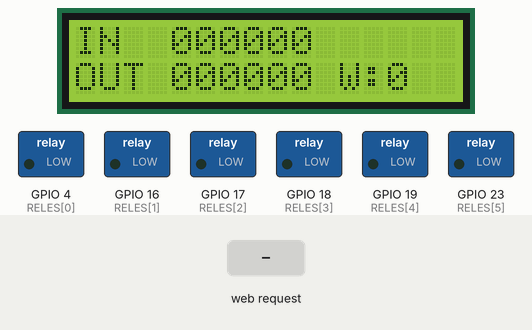
This sketch was run on a simulated ESP32. Shown: 16×2 character LCD, switched loads named in the sketch (green lamp = pin HIGH). The test bench sets the inputs (shaded band). Nothing arrives over Bluetooth unless stated; a phone connects over Bluetooth LE 3 s after start; what the sketch prints to the serial monitor is not drawn.

Above: at 1.1 s.
At 4.6 s:
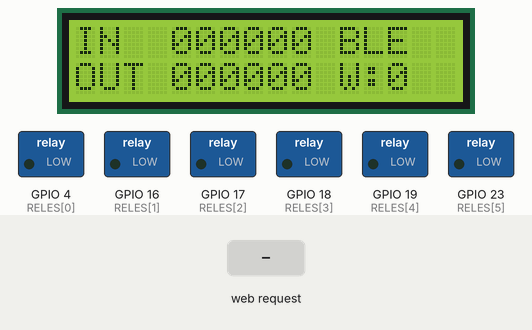
4.7 s: HTTP request GET /set?e=1&v=1 received
At 5.9 s:
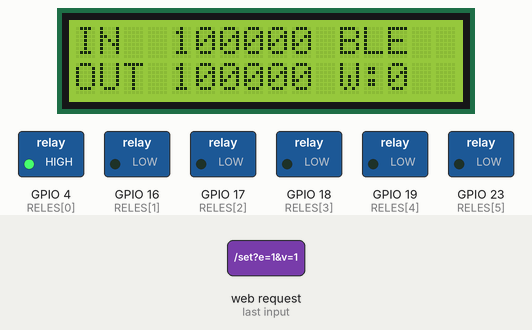
6.2 s: HTTP request GET /set?e=1 received
At 7.2 s:
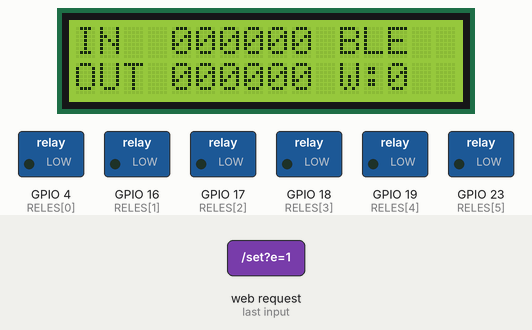
Timing chart, 0 to 9.2 s (numbered marks = the images above; inputs shaded):
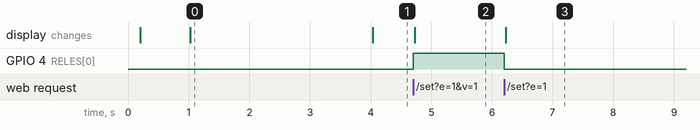

The sketch:

CLP_HF006_WiFi_BLE.ino
```cpp
/*
 * CLP HF-006 - 6 entradas virtuais via Wi-Fi (servidor web) e Bluetooth (BLE)
 * ---------------------------------------------------------------------------
 *  - Entrada virtual N aciona o relé N (1:1)
 *  - Wi-Fi em modo AP: o ESP32 cria a rede "CLP-HF006" -> http://192.168.4.1
 *    com portal cativo: a página abre sozinha ao conectar na rede
 *  - BLE com o serviço "Nordic UART" (NUS): comandos de texto
 *  - LCD I2C (PCF8574) opcional: se não for detectado, o programa segue sem ele
 *
 *  Placa na IDE: "ESP32 Dev Module" (ou DOIT ESP32 DEVKIT V1)
 *  Partition Scheme: "Huge APP (3MB No OTA/1MB SPIFFS)"  <- Wi-Fi + BLE não cabem na partição padrão
 *  Biblioteca: "LiquidCrystal I2C" (Frank de Brabander), pelo Gerenciador de Bibliotecas
 *
 *  Comandos BLE (enviar texto, com ou sem quebra de linha):
 *    E3=1   liga a entrada 3          E3=0   desliga a entrada 3
 *    E3=T   inverte a entrada 3       ALL=0 / ALL=1  todas
 *    ?      pede o estado atual
 *  Resposta/notificação: "E:101000"  (entrada 1 ... entrada 6)
 */

#include <WiFi.h>
#include <WebServer.h>
#include <DNSServer.h>
#include <Wire.h>
#include <LiquidCrystal_I2C.h>
#include <BLEDevice.h>
#include <BLEServer.h>
#include <BLEUtils.h>
#include <BLE2902.h>

// ======================= MAPEAMENTO DE PINOS (HF-006) =======================
const uint8_t PINO_SDA = 21;
const uint8_t PINO_SCL = 22;
const uint8_t RELES[6] = {4, 16, 17, 18, 19, 23};   // Relé 01..06

// ======================= CONFIGURAÇÕES =======================
const char* AP_SSID  = "CLP-HF006";
const char* AP_SENHA = "clp12345";                   // mínimo 8 caracteres
const char* BLE_NOME = "CLP-HF006";

#define NUS_SERVICE_UUID "6E400001-B5A3-F393-E0A9-E50E24DCCA9E"
#define NUS_RX_UUID      "6E400002-B5A3-F393-E0A9-E50E24DCCA9E"  // celular -> ESP32 (write)
#define NUS_TX_UUID      "6E400003-B5A3-F393-E0A9-E50E24DCCA9E"  // ESP32 -> celular (notify)

// ======================= ESTADO =======================
// Bit i = entrada virtual i+1. Uma variável de 1 byte é lida/escrita de forma atômica,
// então web (loop) e BLE (outra task) podem alterar sem conflito.
volatile uint8_t estado = 0;
uint8_t estadoAplicado = 0xFF;    // força a primeira atualização

portMUX_TYPE mux = portMUX_INITIALIZER_UNLOCKED;

WebServer server(80);
DNSServer dns;                    // portal cativo: responde qualquer endereço com o IP do ESP32
LiquidCrystal_I2C* lcd = nullptr;

BLECharacteristic* bleTx = nullptr;
volatile bool bleConectado = false;
volatile bool bleReiniciarAnuncio = false;
volatile bool bleEnviarEstado = false;

// ----------------------- alteração de estado (usada por web e BLE) -----------------------
void setEntrada(int i, int valor) {          // i = 0..5, valor: 0, 1 ou 2 (inverter)
  if (i < 0 || i > 5) return;
  portENTER_CRITICAL(&mux);
  if (valor == 2)      estado ^=  (1 << i);
  else if (valor == 1) estado |=  (1 << i);
  else                 estado &= ~(1 << i);
  portEXIT_CRITICAL(&mux);
}

void setTodas(bool ligado) {
  portENTER_CRITICAL(&mux);
  estado = ligado ? 0x3F : 0x00;
  portEXIT_CRITICAL(&mux);
}

String estadoTexto() {                       // "101000"
  String s;
  uint8_t e = estado;
  for (int i = 0; i < 6; i++) s += ((e >> i) & 1) ? '1' : '0';
  return s;
}

// ----------------------- comandos de texto (BLE e Serial) -----------------------
String processarComando(String cmd) {
  cmd.trim();
  cmd.toUpperCase();
  if (cmd.length() == 0) return "";
  if (cmd == "?") return "E:" + estadoTexto();

  if (cmd.startsWith("ALL=")) {
    char v = cmd.charAt(4);
    if (v == '1' || v == '0') { setTodas(v == '1'); return "OK"; }
    return "ERRO: use ALL=0 ou ALL=1";
  }

  // formato E<n>=<0|1|T>
  if (cmd.length() == 4 && cmd.charAt(0) == 'E' && cmd.charAt(2) == '=') {
    int n = cmd.charAt(1) - '0';
    char v = cmd.charAt(3);
    if (n >= 1 && n <= 6 && (v == '0' || v == '1' || v == 'T')) {
      setEntrada(n - 1, v == 'T' ? 2 : (v - '0'));
      return "OK";
    }
  }
  return "ERRO: use E1..E6 =0/1/T, ALL=0/1 ou ?";
}

// ======================= BLE =======================
class ServidorCallbacks : public BLEServerCallbacks {
  void onConnect(BLEServer*) override    { bleConectado = true;  bleEnviarEstado = true; }
  void onDisconnect(BLEServer*) override { bleConectado = false; bleReiniciarAnuncio = true; }
};

class RxCallbacks : public BLECharacteristicCallbacks {
  void onWrite(BLECharacteristic* c) override {
    String recebido = String(c->getValue().c_str());
    // aceita vários comandos separados por quebra de linha ou ';'
    recebido.replace(';', '\n');
    int inicio = 0;
    while (inicio <= (int)recebido.length()) {
      int fim = recebido.indexOf('\n', inicio);
      if (fim < 0) fim = recebido.length();
      String resp = processarComando(recebido.substring(inicio, fim));
      if (resp.startsWith("ERRO") || resp.startsWith("E:")) {
        bleTx->setValue((resp + "\n").c_str());
        bleTx->notify();
      }
      inicio = fim + 1;
    }
    // mudanças de estado são notificadas pelo loop()
  }
};

void iniciarBLE() {
  BLEDevice::init(BLE_NOME);
  BLEServer* srv = BLEDevice::createServer();
  srv->setCallbacks(new ServidorCallbacks());

  BLEService* svc = srv->createService(NUS_SERVICE_UUID);

  bleTx = svc->createCharacteristic(NUS_TX_UUID,
            BLECharacteristic::PROPERTY_NOTIFY | BLECharacteristic::PROPERTY_READ);
  bleTx->addDescriptor(new BLE2902());

  BLECharacteristic* rx = svc->createCharacteristic(NUS_RX_UUID,
            BLECharacteristic::PROPERTY_WRITE | BLECharacteristic::PROPERTY_WRITE_NR);
  rx->setCallbacks(new RxCallbacks());

  svc->start();
  BLEAdvertising* adv = BLEDevice::getAdvertising();
  adv->addServiceUUID(NUS_SERVICE_UUID);
  adv->setScanResponse(true);
  BLEDevice::startAdvertising();
  Serial.println("BLE anunciando como \"" + String(BLE_NOME) + "\"");
}

// ======================= SERVIDOR WEB =======================
const char PAGINA[] PROGMEM = R"rawliteral(
<!DOCTYPE html><html lang="pt-br"><head>
<meta charset="utf-8"><meta name="viewport" content="width=device-width,initial-scale=1">
<title>CLP HF-006</title>
<style>
 body{font-family:Arial,sans-serif;background:#1e2430;color:#eee;text-align:center;margin:0;padding:20px}
 h1{font-size:22px;margin:6px 0 18px}
 .grade{display:grid;grid-template-columns:repeat(2,1fr);gap:12px;max-width:420px;margin:auto}
 button{padding:18px 8px;font-size:18px;border:none;border-radius:10px;color:#fff;background:#4a5263;cursor:pointer}
 button.on{background:#2e9e5b}
 .linha{max-width:420px;margin:16px auto 0;display:flex;gap:12px}
 .linha button{flex:1;background:#6b4a4a}
 #st{margin-top:14px;font-size:13px;color:#9aa}
</style></head><body>
<h1>CLP HF-006 &middot; Entradas virtuais</h1>
<div class="grade" id="g"></div>
<div class="linha"><button onclick="cmd('all',1)">Ligar todas</button><button onclick="cmd('all',0)">Desligar todas</button></div>
<div id="st">conectando...</div>
<script>
const g=document.getElementById('g');
for(let i=1;i<=6;i++){const b=document.createElement('button');b.id='e'+i;b.textContent='Entrada '+i;b.onclick=()=>cmd(i,'t');g.appendChild(b);}
function mostra(s){for(let i=1;i<=6;i++){const b=document.getElementById('e'+i);const on=s[i-1]=='1';
 b.className=on?'on':'';b.textContent='Entrada '+i+' / Relé '+i+(on?' : ON':' : OFF');}
 document.getElementById('st').textContent='BLE: '+(s.ble?'conectado':'livre')+' · atualizado '+new Date().toLocaleTimeString();}
async function cmd(e,v){try{const r=await fetch('/set?e='+e+'&v='+v);ler(await r.json());}catch(x){}}
function ler(j){const s=j.e.split('');s.ble=j.ble;mostra(s);}
async function poll(){try{const r=await fetch('/estado');ler(await r.json());}catch(x){document.getElementById('st').textContent='sem conexão';}}
poll();setInterval(poll,1000);
</script></body></html>
)rawliteral";

void enviarEstadoJSON() {
  String json = "{\"e\":\"" + estadoTexto() + "\",\"ble\":" + (bleConectado ? "true" : "false") + "}";
  server.send(200, "application/json", json);
}

void iniciarWeb() {
  WiFi.mode(WIFI_AP);
  WiFi.softAP(AP_SSID, AP_SENHA);
  Serial.print("Wi-Fi AP \""); Serial.print(AP_SSID);
  Serial.print("\" -> http://"); Serial.println(WiFi.softAPIP());

  server.on("/", []() { server.send_P(200, "text/html", PAGINA); });
  server.on("/estado", enviarEstadoJSON);
  server.on("/set", []() {                     // /set?e=1..6|all&v=0|1|t
    String e = server.arg("e"), v = server.arg("v");
    if (e == "all") setTodas(v == "1");
    else            setEntrada(e.toInt() - 1, v == "t" ? 2 : v.toInt());
    enviarEstadoJSON();
  });
  // Portal cativo: o celular testa endereços como /generate_204 (Android),
  // /hotspot-detect.html (iPhone) e /connecttest.txt (Windows). Como recebem um
  // redirecionamento em vez da resposta esperada, o sistema abre a página sozinho.
  server.onNotFound([]() {
    server.sendHeader("Location", "http://" + WiFi.softAPIP().toString() + "/", true);
    server.send(302, "text/plain", "");
  });
  server.begin();

  dns.setErrorReplyCode(DNSReplyCode::NoError);
  dns.start(53, "*", WiFi.softAPIP());
}

// ======================= LCD =======================
void iniciarLCD() {
  Wire.begin(PINO_SDA, PINO_SCL);
  const uint8_t enderecos[] = {0x27, 0x3F};
  for (uint8_t end : enderecos) {
    Wire.beginTransmission(end);
    if (Wire.endTransmission() == 0) {
      lcd = new LiquidCrystal_I2C(end, 16, 2);
      lcd->init();
      lcd->backlight();
      Serial.printf("LCD encontrado em 0x%02X\n", end);
      return;
    }
  }
  Serial.println("LCD não encontrado (seguindo sem display)");
}

void atualizarLCD() {
  if (!lcd) return;
  String e = estadoTexto();
  lcd->setCursor(0, 0);
  lcd->print("IN  " + e + (bleConectado ? " BLE" : "    "));
  lcd->setCursor(0, 1);
  lcd->print("OUT " + e + " W:" + String(WiFi.softAPgetStationNum()) + " ");
}

// ======================= SETUP / LOOP =======================
void setup() {
  Serial.begin(115200);
  delay(200);
  Serial.println("\n=== CLP HF-006 - Wi-Fi + BLE ===");

  for (uint8_t p : RELES) { pinMode(p, OUTPUT); digitalWrite(p, LOW); }

  iniciarLCD();
  iniciarWeb();
  iniciarBLE();
  Serial.println("Comandos pela Serial também funcionam (ex.: E1=1, ALL=0, ?)");
}

void loop() {
  dns.processNextRequest();
  server.handleClient();

  // comandos pelo monitor serial (útil para testar sem celular)
  if (Serial.available()) {
    String r = processarComando(Serial.readStringUntil('\n'));
    if (r.length()) Serial.println(r);
  }

  // aplica mudanças: relés, BLE e LCD
  uint8_t e = estado;
  static uint32_t ultimoLCD = 0;
  if (e != estadoAplicado) {
    for (int i = 0; i < 6; i++) digitalWrite(RELES[i], (e >> i) & 1);
    estadoAplicado = e;
    Serial.println("E:" + estadoTexto());
    bleEnviarEstado = true;
    ultimoLCD = 0;                              // força atualizar o LCD agora
  }

  if (bleEnviarEstado && bleConectado) {
    bleEnviarEstado = false;
    bleTx->setValue(("E:" + estadoTexto() + "\n").c_str());
    bleTx->notify();
  }

  if (bleReiniciarAnuncio) {                    // volta a anunciar após desconectar
    bleReiniciarAnuncio = false;
    delay(300);
    BLEDevice::startAdvertising();
  }

  if (millis() - ultimoLCD > 1000) {            // LCD: na mudança e a cada 1 s (contador Wi-Fi)
    ultimoLCD = millis();
    atualizarLCD();
  }
}
```

Measured:
- after the input at 4.7 s, GPIO 4 (RELES[0]): LOW → HIGH at once; the display: changes at once (image 2)
- after the input at 6.2 s, GPIO 4 (RELES[0]): HIGH → LOW at once; the display: changes at once (image 3)
- what the display in image 0 shows lasts 3.0 s, from 1.0 s to 4.0 s
